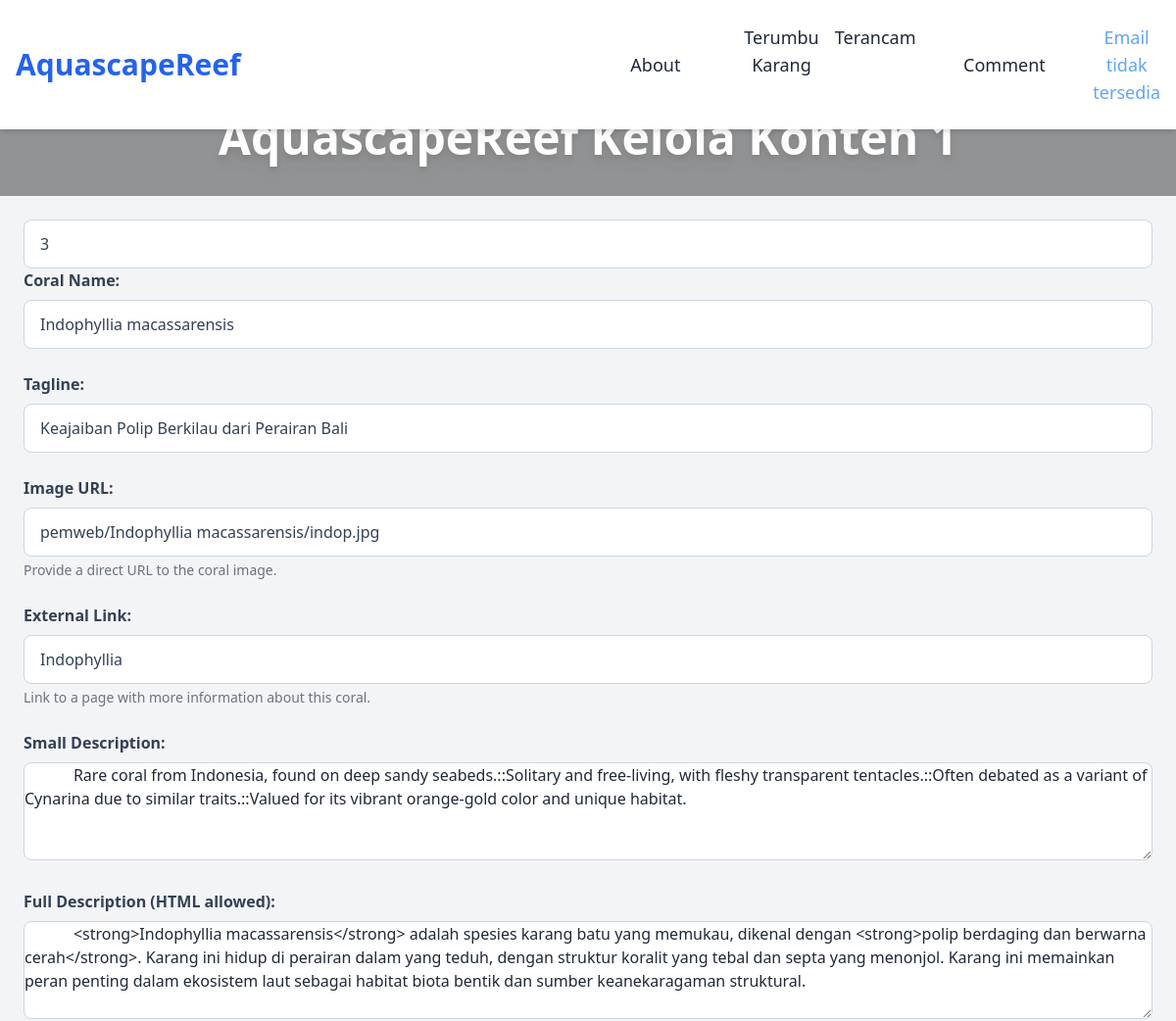
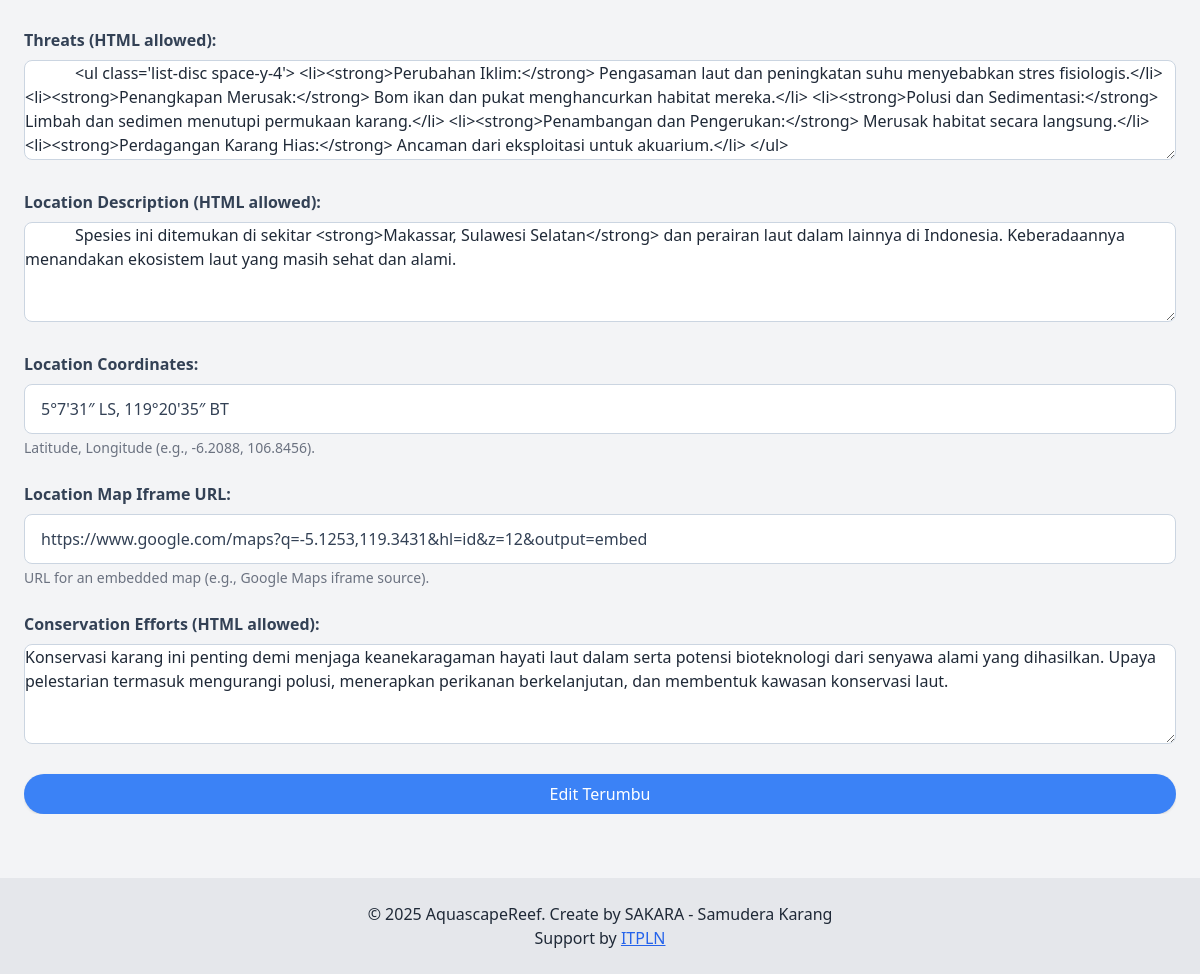
Page /edit_coral.php?cid=3 (signed in) on the committed database (2 pictures, top to bottom).
### tables this page shows
CREATE TABLE `corals` (
  `id` int(11) NOT NULL AUTO_INCREMENT,
  `name` varchar(50) NOT NULL,
  `tagline` varchar(100) DEFAULT NULL,
  `img` varchar(100) DEFAULT NULL,
  `link` varchar(100) DEFAULT NULL,
  `desc_small` text DEFAULT NULL,
  `desc_html` text DEFAULT NULL,
  `ancaman_html` text DEFAULT NULL,
  `lokasi_html` text DEFAULT NULL,
  `lokasi_coordinate_txt` varchar(50) DEFAULT NULL,
  `lokasi_iframe_url` varchar(100) DEFAULT NULL,
  `pelestarian_html` text DEFAULT NULL,
  PRIMARY KEY (`id`)
);

### _data_corals.php (called while the page is built, shortened)
<?php
include '_util_koneksi.php';
$nama_coral = $_GET['link_coral'] ?? '';
$id = $_GET['cid'] ?? -1;
$corals = [];
if ($nama_coral == '' && $id < 0) {
  $stmt = $conn->prepare("SELECT * FROM corals");
  $stmt->execute();
  $result = $stmt->get_result();
  while ($row = $result->fetch_assoc()) {
    $corals[] = $row;
  }
} elseif ($id > 0) {
  $stmt = $conn->prepare("SELECT * FROM corals WHERE id = ?");
  $stmt->bind_param("s", $id);
  $stmt->execute();
  $result = $stmt->get_result();
  while ($row = $result->fetch_assoc()) {
    $corals[] = $row;
  }
}

### edit_coral.php (the view, shortened to what this page needs)
<?php
include "_data_corals.php";
$coral = $corals[0];
?>
<!DOCTYPE html>
<html lang="id">
<head>
  <?php include '_layout_headscript.php' ?>
</head>
<body id="top" class="bg-gray-100 text-gray-800 font-sans">
  <?php include '_layout_navbar.php' ?>
  <div class="pt-20 w-full h-[200px] bg-cover bg-center bg-no-repeat" style="background-image: url('https://image.idntimes.com/post/20161209/the-great-barrier-reef-5f78074eec83b3b8e8958d857e58bc29.jpeg?tr=w-1920,f-webp,q-75&width=1920&format=webp&quality=75');">
    <div class="w-full h-full bg-black/40 flex items-center justify-center">
      <h1 class="text-white text-4xl md:text-5xl font-bold text-center drop-shadow-lg">
        AquascapeReef Kelola Konten <?php echo count($corals); ?>
      </h1>
    </div>
  </div>
  <section class="p-6">
    <div class="overflow-x-auto">
      <form action="_process_send_coral.php" method="POST">
        <input type="text" class="-d-none" name="id" value="<?= $coral['id'] ?? -1 ?>">
        <div class="form-group">
          <label for="name">Coral Name:</label>
          <input type="text" id="name" name="name" required
            placeholder="e.g., Acropora millepora"
            value="<?= $coral['name'] ?>"
            class="rounded-lg focus:ring-blue-500 focus:border-blue-500">
        </div>
        <div class="form-group">
          <label for="tagline">Tagline:</label>
          <input type="text" id="tagline" name="tagline"
            placeholder="A short, catchy description"
            value="<?= $coral['tagline'] ?>"
            class="rounded-lg focus:ring-blue-500 focus:border-blue-500">
        </div>
        <div class="form-group">
          <label for="img">Image URL:</label>
          <input type="text" id="img" name="img"
            value="<?= $coral['img'] ?>"
            placeholder="https://example.com/coral.jpg"
            class="rounded-lg focus:ring-blue-500 focus:border-blue-500">
          <p class="text-sm text-gray-500 mt-1">Provide a direct URL to the coral image.</p>
        </div>
        <div class="form-group">
          <label for="link">External Link:</label>
          <input type="text" id="link" name="link"
            value="<?= $coral['link'] ?>"
            placeholder="https://example.com/more-info"
            class="rounded-lg focus:ring-blue-500 focus:border-blue-500">
          <p class="text-sm text-gray-500 mt-1">Link to a page with more information about this coral.</p>
        </div>
        <div class="form-group">
          <label for="desc_small">Small Description:</label>
          <textarea id="desc_small" name="desc_small"
            placeholder="A brief summary of the coral."
            class="rounded-lg focus:ring-blue-500 focus:border-blue-500">
            <?= $coral['desc_small'] ?>
          </textarea>
        </div>
        <div class="form-group">
          <label for="desc_html">Full Description (HTML allowed):</label>
          <textarea id="desc_html" name="desc_html"
            placeholder="Detailed description of the coral, including HTML tags if needed."
            class="rounded-lg focus:ring-blue-500 focus:border-blue-500">
            <?= $coral['desc_html'] ?>
          </textarea>
        </div>
        <div class="form-group">
          <label for="ancaman_html">Threats (HTML allowed):</label>
          <textarea id="ancaman_html" name="ancaman_html"
            placeholder="Information about threats to this coral, HTML allowed."
            class="rounded-lg focus:ring-blue-500 focus:border-blue-500">
            <?= $coral['ancaman_html'] ?>
          </textarea>
        </div>
        <div class="form-group">
          <label for="lokasi_html">Location Description (HTML allowed):</label>
          <textarea id="lokasi_html" name="lokasi_html"
            placeholder="Description of where this coral can be found, HTML allowed."
            class="rounded-lg focus:ring-blue-500 focus:border-blue-500">
            <?= $coral['lokasi_html'] ?>
          </textarea>
        </div>
        <div class="form-group">
          <label for="lokasi_coordinate_txt">Location Coordinates:</label>
          <input type="text" id="lokasi_coordinate_txt" name="lokasi_coordinate_txt"
            value="<?= $coral['lokasi_coordinate_txt'] ?>"
            placeholder="e.g., -6.2088, 106.8456"
            class="rounded-lg focus:ring-blue-500 focus:border-blue-500">
          <p class="text-sm text-gray-500 mt-1">Latitude, Longitude (e.g., -6.2088, 106.8456).</p>
        </div>
        <div class="form-group">
          <label for="lokasi_iframe_url">Location Map Iframe URL:</label>
          <input type="url" id="lokasi_iframe_url" name="lokasi_iframe_url"
            value="<?= $coral['lokasi_iframe_url'] ?>"
            placeholder="https://www.google.com/maps/embed?pb=..."
            class="rounded-lg focus:ring-blue-500 focus:border-blue-500">
          <p class="text-sm text-gray-500 mt-1">URL for an embedded map (e.g., Google Maps iframe source).</p>
        </div>
        <div class="form-group">
          <label for="pelestarian_html">Conservation Efforts (HTML allowed):</label>
          <textarea id="pelestarian_html" name="pelestarian_html"
            placeholder="Information about conservation efforts, HTML allowed."
            class="rounded-lg focus:ring-blue-500 focus:border-blue-500"><?= $coral['pelestarian_html'] ?></textarea>
        </div>
        <button type="submit"
          class="inline-block bg-blue-500 text-white px-5 py-2 rounded-full shadow hover:bg-blue-600 transition">
          Edit Terumbu
        </button>
      </form>
    </div>
  </section>
  <?php include "_layout_footer.php" ?>
</body>
</html>

### edit_coral.php (style rules this page uses)
.form-group { margin-bottom: 1.5rem; }
label { display: block; margin-bottom: 0.5rem; font-weight: 600; color: #334155; }
input[type="text"], input[type="url"], textarea { width: 100%; padding: 0.75rem 1rem; border: 1px solid #cbd5e1; border-radius: 0.5rem; font-size: 1rem; color: #334155; transition: border-color 0.2s, box-shadow 0.2s; }
textarea { min-height: 100px; resize: vertical; }
button { width: 100%; padding: 0.75rem 1.5rem; background-color: #3b82f6; color: white; font-weight: 600; border-radius: 0.5rem; border: none; cursor: pointer; font-size: 1.125rem; transition: background-color 0.2s, transform 0.1s; }
h1 { font-size: 2.25rem; font-weight: 700; color: #1e293b; margin-bottom: 2rem; text-align: center; }

### rows in the picture
corals: id "3", name "Indophyllia macassarensis", tagline "Keajaiban Polip Berkilau dari Perairan Bali", img "pemweb/Indophyllia macassarensis/indop.jpg", link "Indophyllia", desc_small "Rare coral from Indonesia, found on deep sandy seabeds.::Solitary and free-living, with fleshy transparent tentacles.::Often debated as a variant of Cynarina due to similar traits.::Valued for its vibrant orange-gold color and unique habitat.", desc_html "<strong>Indophyllia macassarensis</strong> adalah spesies karang batu yang memukau, dikenal dengan <strong>polip berdaging dan berwarna cerah</strong>. Karang ini hidup di perairan dalam yang teduh, dengan struktur koralit yang tebal dan septa yang menonjol. Karang ini memainkan peran penting dalam ekosistem laut sebagai habitat biota bentik dan sumber keanekaragaman struktural.", ancaman_html "<ul class='list-disc space-y-4'> <li><strong>Perubahan Iklim:</strong> Pengasaman laut dan peningkatan suhu menyebabkan stres fisiologis.</li> <li><strong>Penangkapan Merusak:</strong> Bom ikan dan pukat menghancurkan habitat mereka.</li> <li><strong>Polusi dan Sedimentasi:</strong> Limbah dan sedimen menutupi permukaan karang.</li> <li><strong>Penambangan dan Pengerukan:</strong> Merusak habitat secara langsung.</li> <li><strong>Perdagangan Karang Hias:</strong> Ancaman dari eksploitasi untuk akuarium.</li> </ul>", lokasi_html "Spesies ini ditemukan di sekitar <strong>Makassar, Sulawesi Selatan</strong> dan perairan laut dalam lainnya di Indonesia. Keberadaannya menandakan ekosistem laut yang masih sehat dan alami.", lokasi_coordinate_txt "5°7'31″ LS, 119°20'35″ BT", lokasi_iframe_url "https://www.google.com/maps?q=-5.1253,119.3431&hl=id&z=12&output=embed", pelestarian_html "Konservasi karang ini penting demi menjaga keanekaragaman hayati laut dalam serta potensi bioteknologi dari senyawa alami yang dihasilkan. Upaya pelestarian termasuk mengurangi polusi, menerapkan perikanan berkelanjutan, dan membentuk kawasan konservasi laut."

### other values in the picture
$_SESSION['user']['name'] "Email tidak tersedia"
count($corals) "1"
